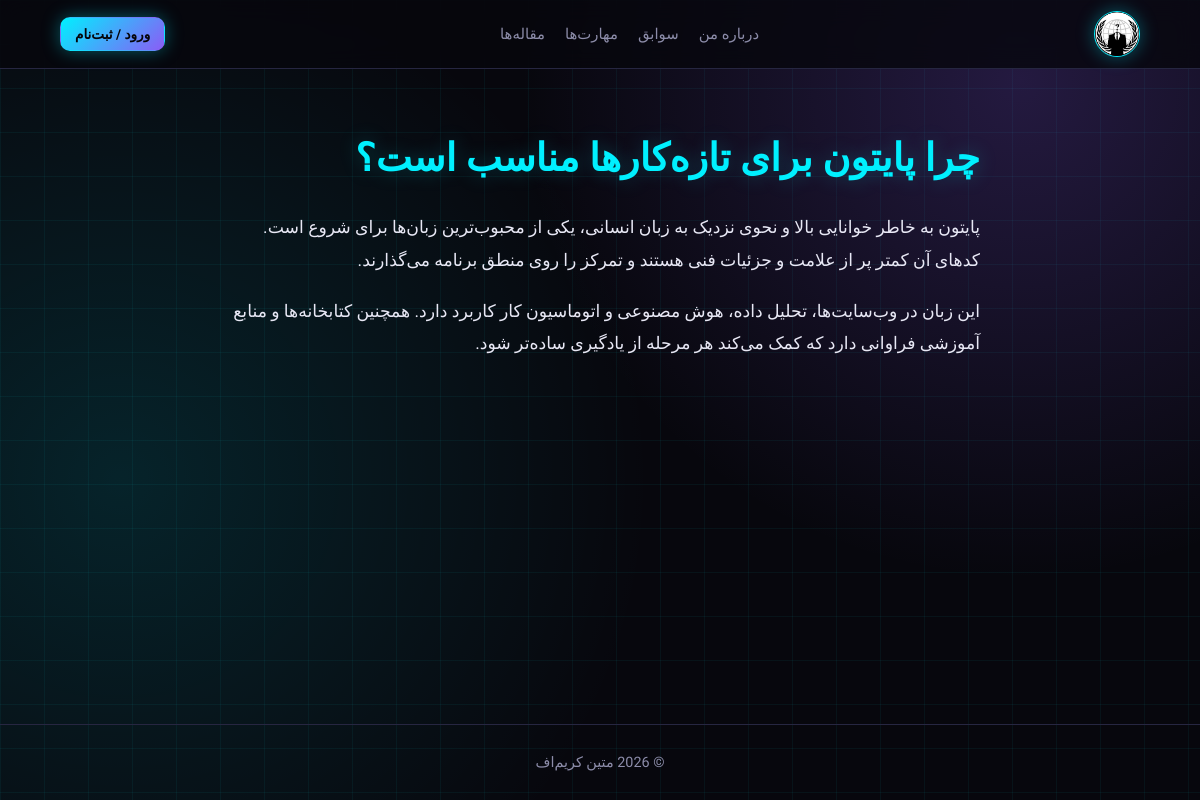
Page /articles/2/ on the committed database.
### content/models.py (models this page shows, shortened)
class Article(models.Model):
    title = models.CharField("عنوان", max_length=200)
    summary = models.CharField("خلاصه", max_length=300)
    body = models.TextField("متن کامل مقاله")
    published = models.BooleanField("منتشر شود", default=True)
    created_at = models.DateTimeField("تاریخ ایجاد", auto_now_add=True)
    updated_at = models.DateTimeField("آخرین ویرایش", auto_now=True)
    class Meta:
        ordering = ["-created_at"]
        verbose_name = "مقاله"
        verbose_name_plural = "مقاله‌ها"

### content/views.py (the view)
# urls.py: path("articles/<int:pk>/", article_detail, name="article_detail"),
def article_detail(request, pk):
    article = get_object_or_404(Article, pk=pk, published=True)
    return render(request, "article_detail.html", {"article": article})

### templates/article_detail.html (shortened to what this page needs)
{% extends "base.html" %}
{% block content %}
<article class="container article-page">
  <h1>{{ article.title }}</h1>
  <div class="article-body">{{ article.body|linebreaks }}</div>
</article>
{% endblock %}

### static/css/style.css (style rules this page uses)
:root { --bg:#07070d;--panel:#0f0f1b;--panel-2:#161628;--line:#262641;--text:#e8e8f5;--muted:#8d8daa;--cyan:#00f0ff;--magenta:#ff2e88;--purple:#8b5cf6;--lime:#b6ff3b;--glow:0 0 18px rgba(0,240,255,.35);--glow-m:0 0 18px rgba(255,46,136,.35) }
* { box-sizing:border-box }
html { scroll-behavior:smooth;scroll-padding-top:90px }
body { margin:0;font-family:"Vazirmatn",Tahoma,sans-serif;font-size:16px;line-height:1.9;color:var(--text);background:var(--bg);min-height:100vh;display:flex;flex-direction:column }
h1,h2,h3 { margin:0;line-height:1.3 }
p { margin:0 0 12px }
.container { width:min(1080px,100% - 40px);margin-inline:auto }
.article-page { max-width:760px;padding:64px 0 }
.article-page h1 { font-size:clamp(1.8rem,4vw,2.4rem);margin-bottom:28px;color:var(--cyan);text-shadow:0 0 20px rgba(0,240,255,.25) }
.article-body { font-size:1.08rem }
.article-body p { margin-bottom:18px }

### rows in the picture
Article: title "چرا پایتون برای تازه‌کارها مناسب است؟", body "پایتون به خاطر خوانایی بالا و نحوی نزدیک به زبان انسانی، یکی از محبوب‌ترین زبان‌ها برای شروع است. کدهای آن کمتر پر از علامت و جزئیات فنی هستند و تمرکز را روی منطق برنامه می‌گذارند. این زبان در وب‌سایت‌ها، تحلیل داده، هوش مصنوعی و اتوماسیون کار کاربرد دارد. همچنین کتابخانه‌ها و منابع آموزشی فراوانی دارد که کمک می‌کند هر مرحله از یادگیری ساده‌تر شود."
